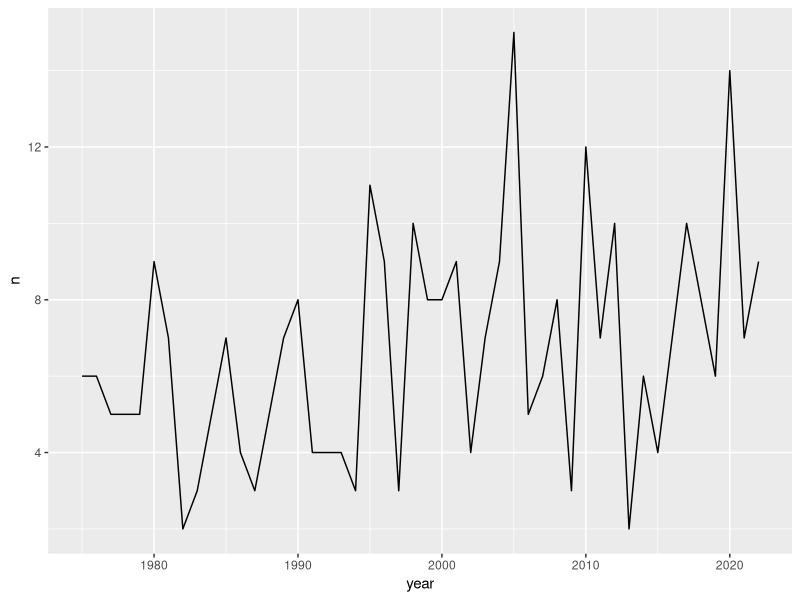

Reproduce this figure in R.
## ---- chunk 1
library(tidyverse)
library(ggplot2)

storms |>
  filter(category > 0) |>
  distinct(name, year) |>
  count(year) |>
  ggplot() +
  geom_line(mapping = aes(x = year, y = n))
## ---- chunk 2
1 + 1
## ---- chunk 3
#| echo: false
2 * 2
